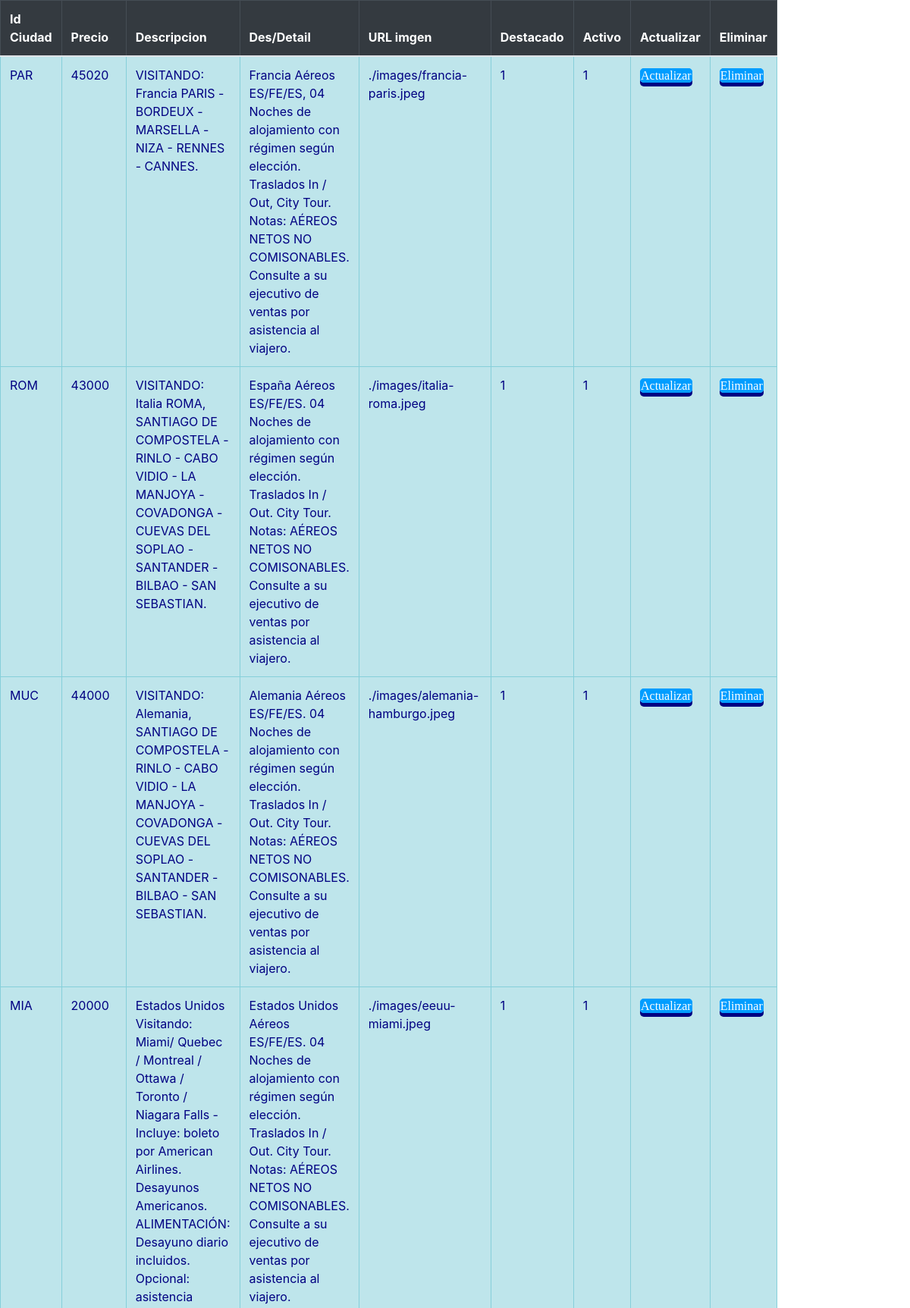
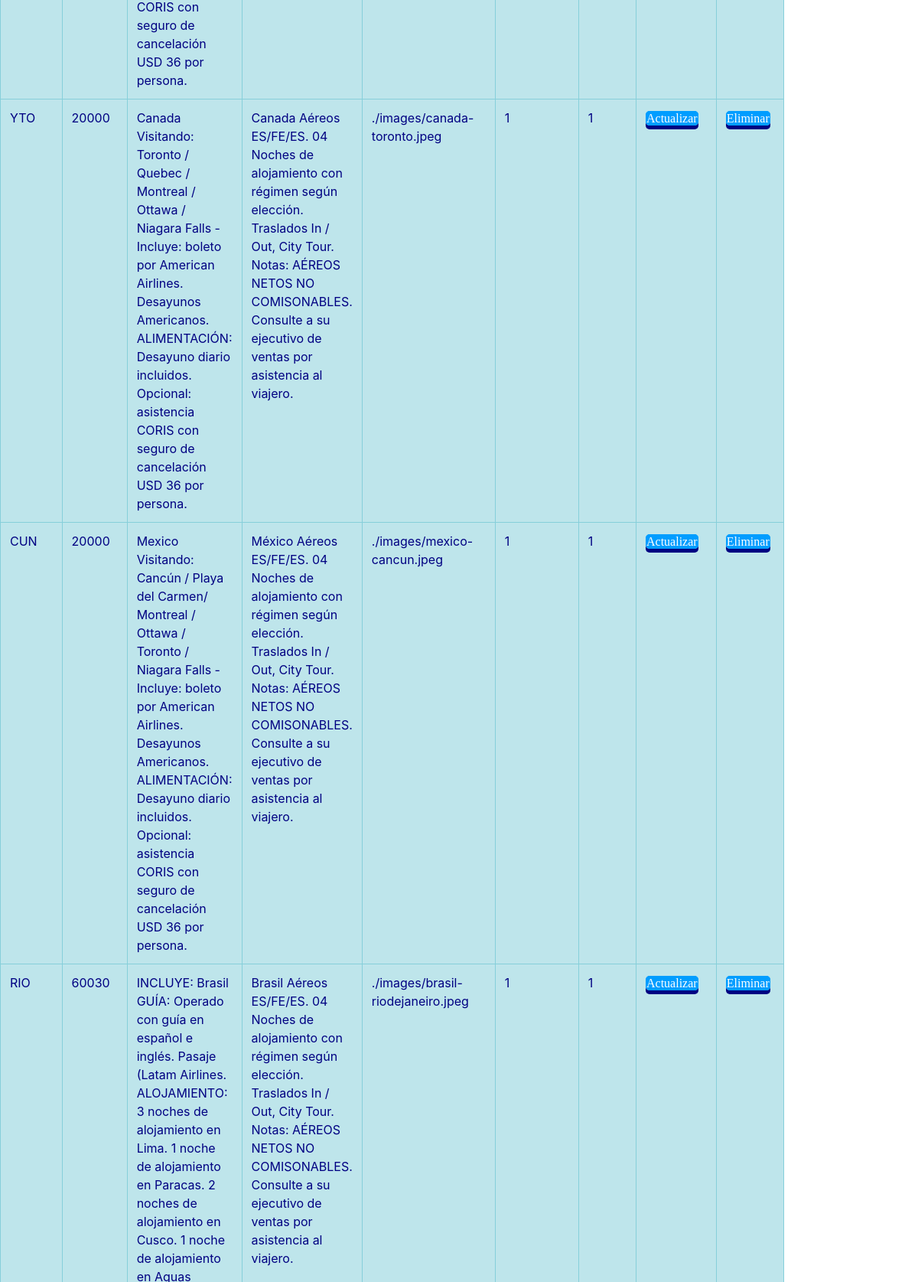
/Login/crud_productos/mostrar.php (upper part), run on the app's committed database (2 pictures, top to bottom).
### tables this page shows
CREATE TABLE `productos` (
  `idproducto` int(11) NOT NULL,
  `idciudad` varchar(3) NOT NULL,
  `precio` int(100) NOT NULL,
  `descripcion` varchar(1000) NOT NULL,
  `detalle` varchar(1000) NOT NULL,
  `url` varchar(300) NOT NULL,
  `destacado` tinyint(1) NOT NULL,
  `activo` tinyint(1) NOT NULL
);

### Login/crud_productos/crud_producto.php (called while the page is built, shortened)
<?php
	class CrudProducto{
		public function mostrar(){
			$db=DB::conectar();
			$listarProductos=[];
			$select=$db->query('SELECT * FROM productos');
			foreach ($select->fetchAll() as $producto) {
				$myProducto = new Producto();
				$myProducto->setIdciudad($producto['idciudad']);
				$myProducto->setPrecio($producto['precio']);
				$myProducto->setDescripcion($producto['descripcion']);
				$myProducto->setDetalle($producto['detalle']);
				$myProducto->setUrl($producto['url']);
				$myProducto->setDestacado($producto['destacado']);
				$myProducto->setActivo($producto['activo']);
				$listarProductos[]=$myProducto;
			}
			return $listarProductos;
		}
	}
?>

### Login/crud_productos/producto.php (called while the page is built, shortened)
<?php
class producto {
    private $idciudad;
    private $precio;
    private $descripcion;
    private $detalle;
    private $url;
    private $destacado;
    private $activo;
    public function getIdciudad(){ return $this->idciudad ;}
    public function setIdciudad($idciudad){ $this->idciudad = $idciudad;}
    public function getPrecio(){return $this->precio ;}
    public function setPrecio($precio){ $this->precio = $precio;}
    public function getDescripcion(){return $this->descripcion ;}
    public function setDescripcion($descripcion){ $this->descripcion = $descripcion;}
    public function getDetalle(){return $this->detalle ;}
    public function setDetalle($detalle){ $this->detalle = $detalle;}
    public function getUrl(){return $this->url ;}
    public function setUrl($url){ $this->url = $url;}
    public function getDestacado(){return $this->destacado ;}
    public function setDestacado($destacado){ $this->destacado = $destacado; }
    public function getActivo(){return $this->activo ;}
    public function setActivo($activo){ $this->activo = $activo;}
}
?>

### Login/crud_productos/mostrar.php (the view, shortened to what this page needs)
<!DOCTYPE html>
<html lang="en">
<head>
	<link rel="stylesheet" href="https://stackpath.bootstrapcdn.com/bootstrap/4.5.2/css/bootstrap.min.css"
>
        <link rel="stylesheet" href="style1.css">
</head>
<body>
<?php
require_once ('crud_producto.php');
require_once ('producto.php');
$crud = new CrudProducto();
$listarProductos=$crud->mostrar();
?>
<div class="table-responsive">
<table class="table table-bordered tablamostrar1 ">
		<thead class="table-dark">
			<th>Id Ciudad</th>
            <th>Precio</th>
            <th>Descripcion</th>
			<th>Des/Detail</th>
            <th>URL imgen</th>
            <th>Destacado</th>
            <th>Activo</th>
			<th>Actualizar</th>
			<th>Eliminar</th>
		</thead>
		<tbody>
			<?php foreach ($listarProductos as $producto) {?>
			<tr class="table-info">
                <td><?php echo $producto->getIdciudad()   ?></td>
                <td><?php echo $producto->getPrecio() ?></td>
                <td><?php echo $producto->getDescripcion()     ?></td>
                <td><?php echo $producto->getDetalle()    ?></td>
                <td><?php echo $producto->getUrl()  ?></td>
                <td><?php echo $producto->getDestacado() ?></td>
                <td><?php echo $producto->getActivo()   ?></td>
				<td><a href="actualizar.php?idciudad=<?php echo $producto->getIdciudad()?>&accion=a">Actualizar</a> </td>
				<td><a href="administrar_producto.php?idciudad=<?php echo $producto->getIdciudad()?>&accion=e">Eliminar</a>  </td>
			</tr>
			<?php }?>
		</tbody>
	</table>
</div>
</body>
</html>

### Login/crud_productos/style1.css (style rules this page uses)
.tablamostrar1 { width: 30px; height: auto; color: #000082; }
.tablamostrar1 td a { position: absolute; }
.tablamostrar1 td a { font-family: OpenSans; color: #FFFFFF; background-color: #009dff; border: 1px solid #009dff; border-radius: 5px; box-shadow: 0px 5px 0px #000082; position: relative; top: 0px; transition: all ease 0.1s; }

### data on the page
productos: idciudad "PAR", precio "45020", descripcion "VISITANDO: Francia PARIS - BORDEUX - MARSELLA - NIZA - RENNES - CANNES.", detalle "Francia Aéreos ES/FE/ES, 04 Noches de alojamiento con régimen según elección. Traslados In / Out, City Tour. Notas: AÉREOS NETOS NO COMISONABLES. Consulte a su ejecutivo de ventas por asistencia al viajero.", url "./images/francia-paris.jpeg", destacado "1", activo "1"
productos: idciudad "ROM", precio "43000", descripcion "VISITANDO: Italia ROMA, SANTIAGO DE COMPOSTELA -RINLO - CABO VIDIO - LA MANJOYA - COVADONGA - CUEVAS DEL SOPLAO - SANTANDER - BILBAO - SAN SEBASTIAN.", detalle "España Aéreos ES/FE/ES. 04 Noches de alojamiento con régimen según elección. Traslados In / Out. City Tour. Notas: AÉREOS NETOS NO COMISONABLES. Consulte a su ejecutivo de ventas por asistencia al viajero.", url "./images/italia-roma.jpeg", destacado "1", activo "1"
productos: idciudad "MUC", precio "44000", descripcion "VISITANDO: Alemania, SANTIAGO DE COMPOSTELA -RINLO - CABO VIDIO - LA MANJOYA - COVADONGA - CUEVAS DEL SOPLAO - SANTANDER - BILBAO - SAN SEBASTIAN.", detalle "Alemania Aéreos ES/FE/ES. 04 Noches de alojamiento con régimen según elección. Traslados In / Out. City Tour. Notas: AÉREOS NETOS NO COMISONABLES. Consulte a su ejecutivo de ventas por asistencia al viajero.", url "./images/alemania-hamburgo.jpeg", destacado "1", activo "1"
productos: idciudad "MIA", precio "20000", descripcion "Estados Unidos Visitando: Miami/ Quebec / Montreal / Ottawa / Toronto / Niagara Falls - Incluye: boleto por American Airlines. Desayunos Americanos. ALIMENTACIÓN: Desayuno diario incluidos. Opcional: asistencia CORIS con seguro de cancelación USD 36 por persona.", detalle "Estados Unidos Aéreos ES/FE/ES. 04 Noches de alojamiento con régimen según elección. Traslados In / Out. City Tour. Notas: AÉREOS NETOS NO COMISONABLES. Consulte a su ejecutivo de ventas por asistencia al viajero.", url "./images/eeuu-miami.jpeg", destacado "1", activo "1"
productos: idciudad "YTO", precio "20000", descripcion "Canada Visitando: Toronto / Quebec / Montreal / Ottawa / Niagara Falls - Incluye: boleto por American Airlines. Desayunos Americanos. ALIMENTACIÓN: Desayuno diario incluidos. Opcional: asistencia CORIS con seguro de cancelación USD 36 por persona.", detalle "Canada Aéreos ES/FE/ES. 04 Noches de alojamiento con régimen según elección. Traslados In / Out, City Tour. Notas: AÉREOS NETOS NO COMISONABLES. Consulte a su ejecutivo de ventas por asistencia al viajero.", url "./images/canada-toronto.jpeg", destacado "1", activo "1"
productos: idciudad "CUN", precio "20000", descripcion "Mexico Visitando: Cancún / Playa del Carmen/ Montreal / Ottawa / Toronto / Niagara Falls - Incluye: boleto por American Airlines. Desayunos Americanos. ALIMENTACIÓN: Desayuno diario incluidos. Opcional: asistencia CORIS con seguro de cancelación USD 36 por persona.", detalle "México Aéreos ES/FE/ES. 04 Noches de alojamiento con régimen según elección. Traslados In / Out, City Tour. Notas: AÉREOS NETOS NO COMISONABLES. Consulte a su ejecutivo de ventas por asistencia al viajero.", url "./images/mexico-cancun.jpeg", destacado "1", activo "1"
productos: idciudad "RIO", precio "60030", detalle "Brasil Aéreos ES/FE/ES. 04 Noches de alojamiento con régimen según elección. Traslados In / Out, City Tour. Notas: AÉREOS NETOS NO COMISONABLES. Consulte a su ejecutivo de ventas por asistencia al viajero.", url "./images/brasil-riodejaneiro.jpeg", destacado "1", activo "1"
